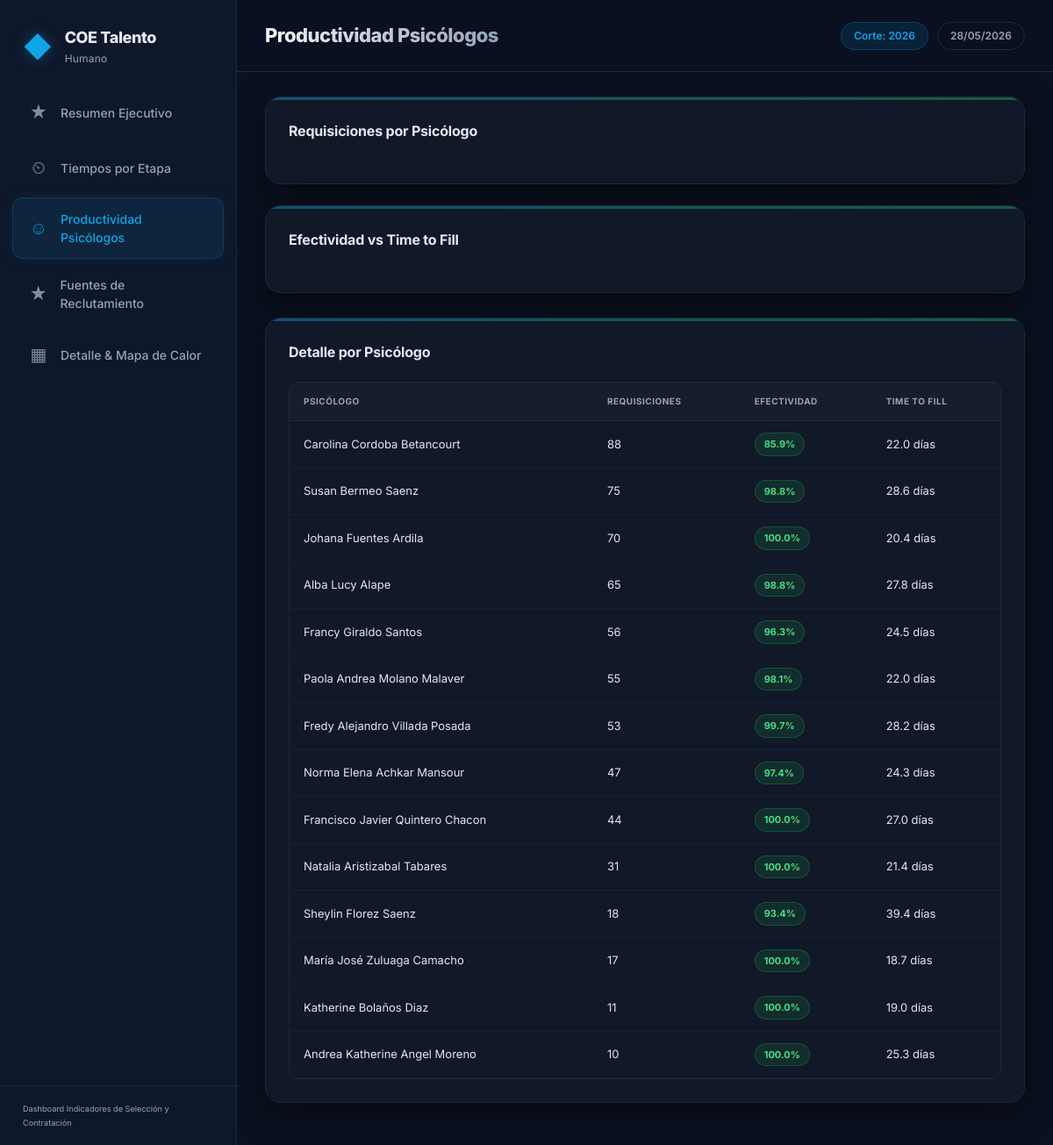
/psicologos, run on the app's committed database.
### tables this page shows
CREATE TABLE dim_psicologo (
        id INTEGER PRIMARY KEY AUTOINCREMENT,
        psicologo TEXT
    );

### app.py (the view)
@app.route('/psicologos')
def psicologos():
    conn = get_db()
    cur = conn.cursor()
    prod = query_to_df('''
        SELECT p.psicologo, COUNT(*) as total,
            ROUND(AVG(h.efectividad_reclutamiento)*100,1) as efec,
            ROUND(AVG(h.tiempo_total_proceso),1) as ttp
        FROM hechos_requisicion h
        JOIN dim_psicologo p ON h.fk_psicologo = p.id
        GROUP BY p.psicologo
        ORDER BY total DESC
    ''')
    fig_prod = px.bar(
        prod, y='psicologo', x='total', orientation='h',
        color='efec', color_continuous_scale='RdYlGn',
        text='total',
        labels={'psicologo': '', 'total': 'Requisiciones'}
    )
    fig_prod.update_traces(textposition='outside')
    fig_prod = apply_dark_theme(fig_prod)
    fig_prod.update_layout(margin=dict(l=20, r=20, t=30, b=20), yaxis=dict(autorange="reversed"))
    fig_scatter = px.scatter(
        prod, x='ttp', y='efec', size='total', text='psicologo',
        color='total', color_continuous_scale='Teal',
        labels={'ttp': 'Time to Fill (días)', 'efec': 'Efectividad (%)'}
    )
    fig_scatter.update_traces(textposition='top center')
    fig_scatter = apply_dark_theme(fig_scatter)
    fig_scatter.update_layout(margin=dict(l=20, r=20, t=30, b=20))
    conn.close()
    return render_template('psicologos.html',
                           prod=prod,
                           graph_prod=fig_to_html(fig_prod),
                           graph_scatter=fig_to_html(fig_scatter))

### app.py (called while the page is built)
def get_db():
    conn = sqlite3.connect(DB_PATH)
    conn.row_factory = sqlite3.Row
    return conn

def query_to_df(query, params=()):
    conn = get_db()
    df = conn.execute(query, params).fetchall()
    conn.close()
    return [dict(row) for row in df]

def fig_to_html(fig):
    d = fig.to_dict()
    d = decode_bdata(d)
    fig_clean = go.Figure(d)
    return fig_clean.to_html(full_html=False, include_plotlyjs=False)

def apply_dark_theme(fig):
    fig.update_layout(
        paper_bgcolor='rgba(0,0,0,0)',
        plot_bgcolor='rgba(0,0,0,0)',
        font=dict(color='#e2e8f0', family='Inter, sans-serif'),
        title_font=dict(color='#e2e8f0'),
        legend_font=dict(color='#94a3b8'),
        xaxis=dict(gridcolor='rgba(255,255,255,0.06)', linecolor='rgba(255,255,255,0.1)', tickfont=dict(color='#94a3b8')),
        yaxis=dict(gridcolor='rgba(255,255,255,0.06)', linecolor='rgba(255,255,255,0.1)', tickfont=dict(color='#94a3b8')),
    )
    return fig

@app.context_processor
def inject_now():
    return {'now': datetime.now().strftime('%d/%m/%Y')}

### templates/psicologos.html (shortened to what this page needs)
{% extends "base.html" %}
{% block page_title %}Productividad Psicólogos{% endblock %}
{% block content %}
<section class="section-grid two-col">
    <div class="card">
        <div class="card-header">
            <h2>Requisiciones por Psicólogo</h2>
        </div>
        {{ graph_prod | safe }}
    </div>
    <div class="card">
        <div class="card-header">
            <h2>Efectividad vs Time to Fill</h2>
        </div>
        {{ graph_scatter | safe }}
    </div>
</section>
<section class="section-grid">
    <div class="card">
        <div class="card-header">
            <h2>Detalle por Psicólogo</h2>
        </div>
        <div class="table-wrapper">
            <table class="data-table">
                <thead>
                    <tr>
                        <th>Psicólogo</th>
                        <th>Requisiciones</th>
                        <th>Efectividad</th>
                        <th>Time to Fill</th>
                    </tr>
                </thead>
                <tbody>
                    {% for row in prod %}
                    <tr>
                        <td>{{ row.psicologo }}</td>
                        <td>{{ row.total }}</td>
                        <td><span class="tag {% if row.efec >= 80 %}tag-green{% elif row.efec >= 50 %}tag-yellow{% else %}tag-red{% endif %}">{{ row.efec }}%</span></td>
                        <td>{{ row.ttp }} días</td>
                    </tr>
                    {% endfor %}
                </tbody>
            </table>
        </div>
    </div>
</section>
{% endblock %}

### templates/base.html (shortened to what this page needs)
<!DOCTYPE html>
<html lang="es">
<head>
    <link rel="stylesheet" href="{{ url_for('static', filename='css/style.css') }}">
</head>
<body>
    <div class="app-container">
        <aside class="sidebar">
            <div class="sidebar-header">
                <div class="logo">
                    <span class="logo-icon">&#9670;</span>
                    <span class="logo-text">COE Talento<br><small>Humano</small></span>
                </div>
            </div>
            <nav class="sidebar-nav">
                <a href="/" class="nav-item {% if request.path == '/' %}active{% endif %}">
                    <span class="nav-icon">&#9733;</span>
                    <span>Resumen Ejecutivo</span>
                </a>
                <a href="/tiempos" class="nav-item {% if request.path == '/tiempos' %}active{% endif %}">
                    <span class="nav-icon">&#9202;</span>
                    <span>Tiempos por Etapa</span>
                </a>
                <a href="/psicologos" class="nav-item {% if request.path == '/psicologos' %}active{% endif %}">
                    <span class="nav-icon">&#9786;</span>
                    <span>Productividad Psicólogos</span>
                </a>
                <a href="/fuentes" class="nav-item {% if request.path == '/fuentes' %}active{% endif %}">
                    <span class="nav-icon">&#9733;</span>
                    <span>Fuentes de Reclutamiento</span>
                </a>
                <a href="/detalle" class="nav-item {% if request.path == '/detalle' %}active{% endif %}">
                    <span class="nav-icon">&#9638;</span>
                    <span>Detalle & Mapa de Calor</span>
                </a>
            </nav>
            <div class="sidebar-footer">
                <small>Dashboard Indicadores de Selección y Contratación</small>
            </div>
        </aside>
        <main class="main-content">
            <header class="topbar">
                <h1 class="page-title">{% block page_title %}Dashboard{% endblock %}</h1>
                <div class="topbar-meta">
                    <span class="badge">Corte: 2026</span>
                    <span class="badge outline">{{ now if now else 'Actualizado hoy' }}</span>
                </div>
            </header>
            <div class="content-wrapper">
                {% block content %}{% endblock %}
            </div>
        </main>
    </div>
</body>
</html>

### data on the page
dim_psicologo: psicologo "Carolina Cordoba Betancourt", total "88", efec "85.9", ttp "22.0"
dim_psicologo: psicologo "Susan Bermeo Saenz", total "75", efec "98.8", ttp "28.6"
dim_psicologo: psicologo "Johana Fuentes Ardila", total "70", efec "100.0", ttp "20.4"
dim_psicologo: psicologo "Alba Lucy Alape", total "65", efec "98.8", ttp "27.8"
dim_psicologo: psicologo "Francy Giraldo Santos", total "56", efec "96.3", ttp "24.5"
dim_psicologo: psicologo "Paola Andrea Molano Malaver", total "55", efec "98.1", ttp "22.0"
dim_psicologo: psicologo "Fredy Alejandro Villada Posada", total "53", efec "99.7", ttp "28.2"
dim_psicologo: psicologo "Norma Elena Achkar Mansour", total "47", efec "97.4", ttp "24.3"
dim_psicologo: psicologo "Francisco Javier Quintero Chacon", total "44", efec "100.0", ttp "27.0"
dim_psicologo: psicologo "Natalia Aristizabal Tabares", total "31", efec "100.0", ttp "21.4"
dim_psicologo: psicologo "Sheylin Florez Saenz", total "18", efec "93.4", ttp "39.4"
dim_psicologo: psicologo "María José Zuluaga Camacho", total "17", efec "100.0", ttp "18.7"
dim_psicologo: psicologo "Katherine Bolaños Diaz", total "11", efec "100.0", ttp "19.0"
dim_psicologo: psicologo "Andrea Katherine Angel Moreno", total "10", efec "100.0", ttp "25.3"
